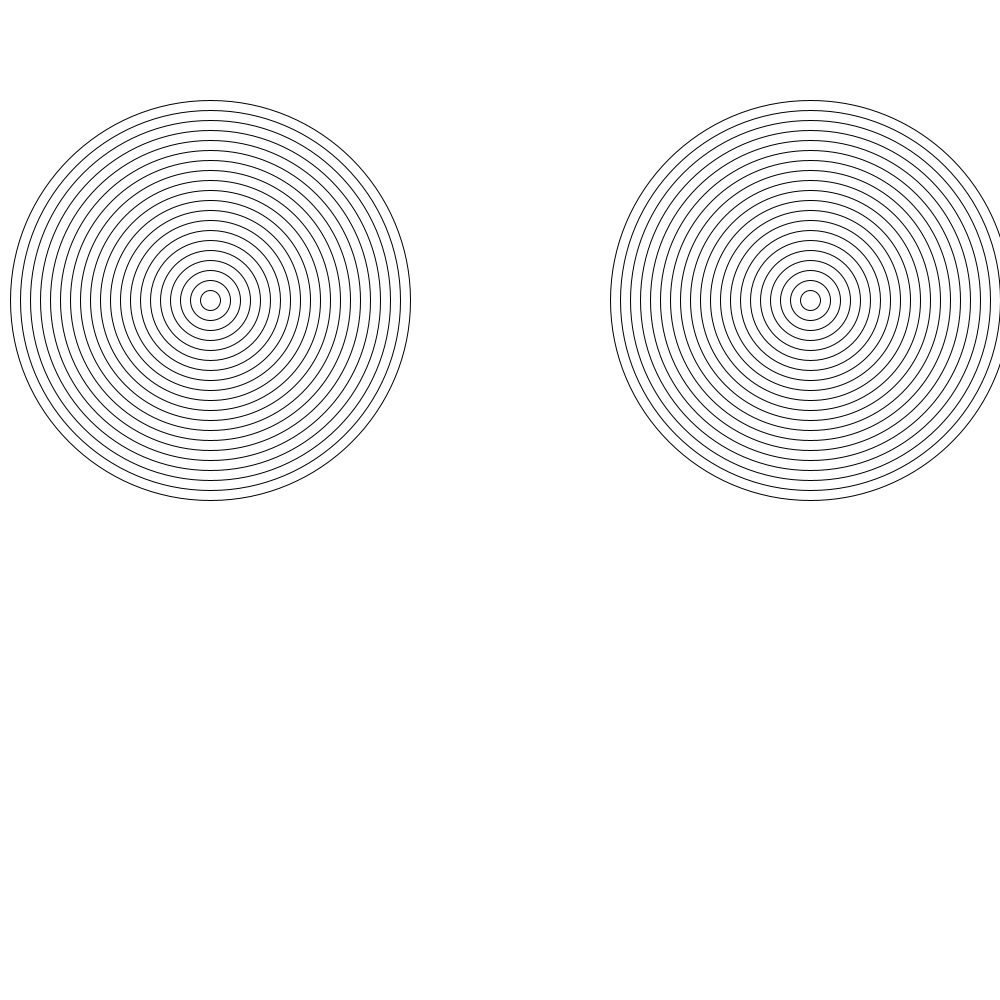
Frame 1 (no input)
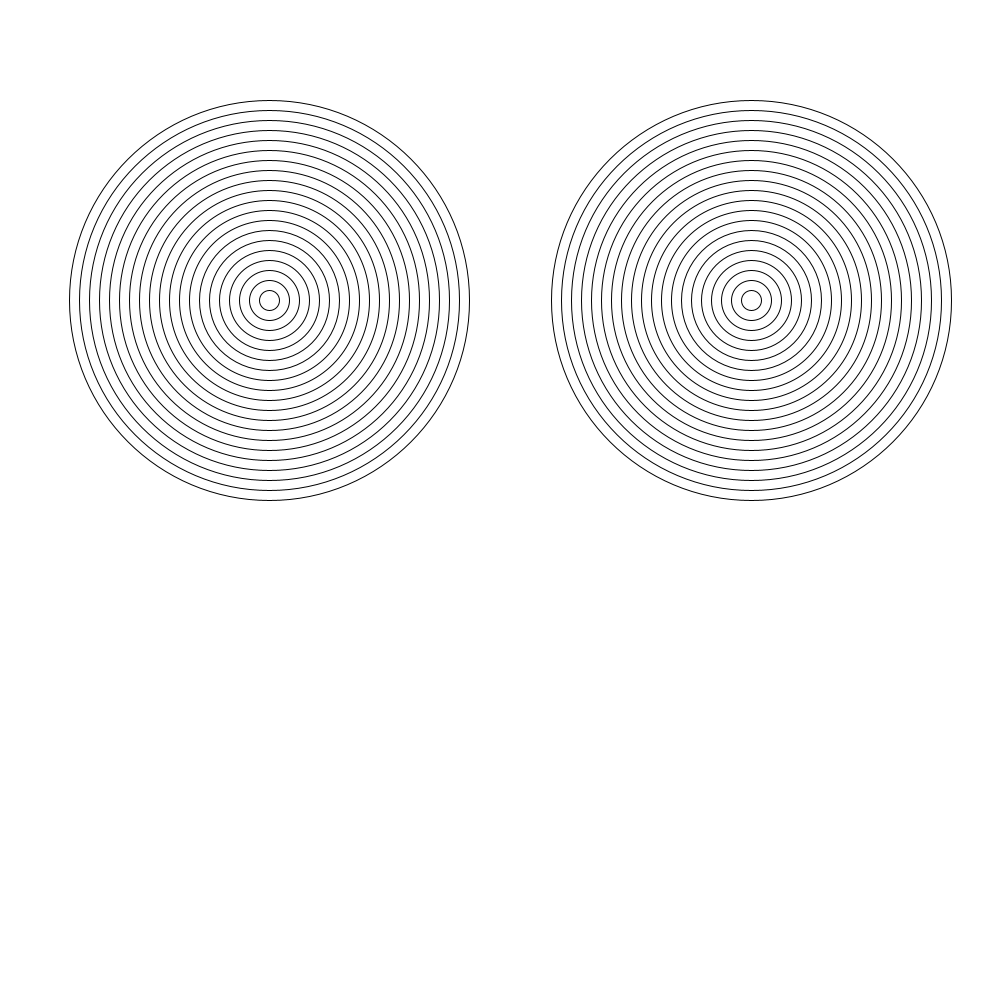
Frame 60 (the mouse pressed at the canvas centre just before this capture)
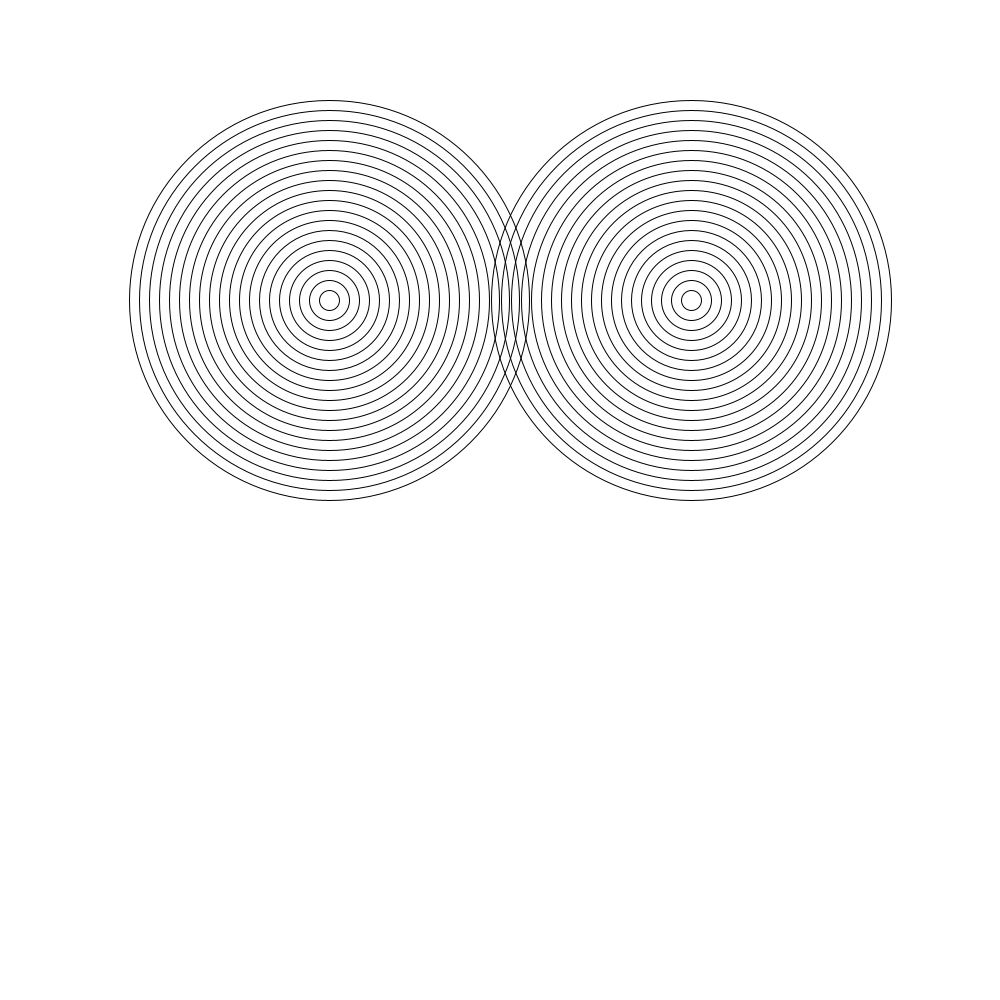
Frame 120 (the mouse held since frame 60 and released just before this capture)

The Processing sketch that drew these frames (run headless with seeded random() and noise(); from frame 60 on, the mouse is pressed at the canvas centre):

// Processing sketch: amazing_rings
// ── amazing_rings.pde
 int x=200;
 int y=800;
                  
void setup(){
 
  size(1000,1000);
  noFill();
  
  
}
void draw(){
  background(#FFFFFF);
  for(int i = 20;i>0;i--){
    ellipse(x+10,300,i*20,i*20);
    
  }
for(int i =20;i>0;i--){
  ellipse(y+10,300,i*20,i*20);
}
                         
  x=x+1;
  y=y-1;
  











}
